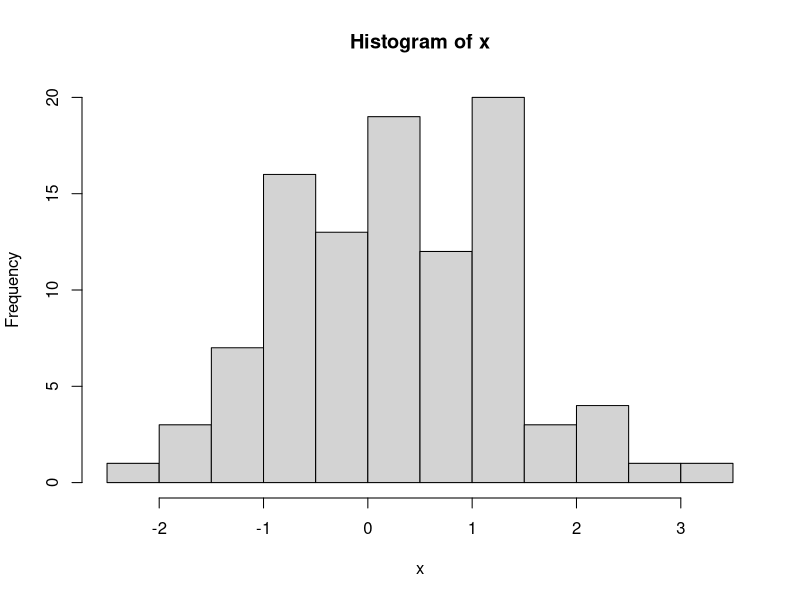
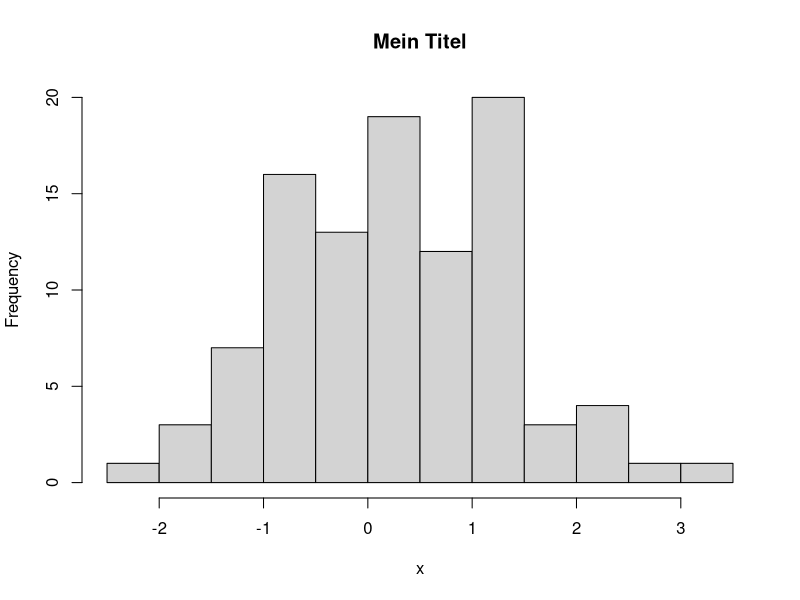
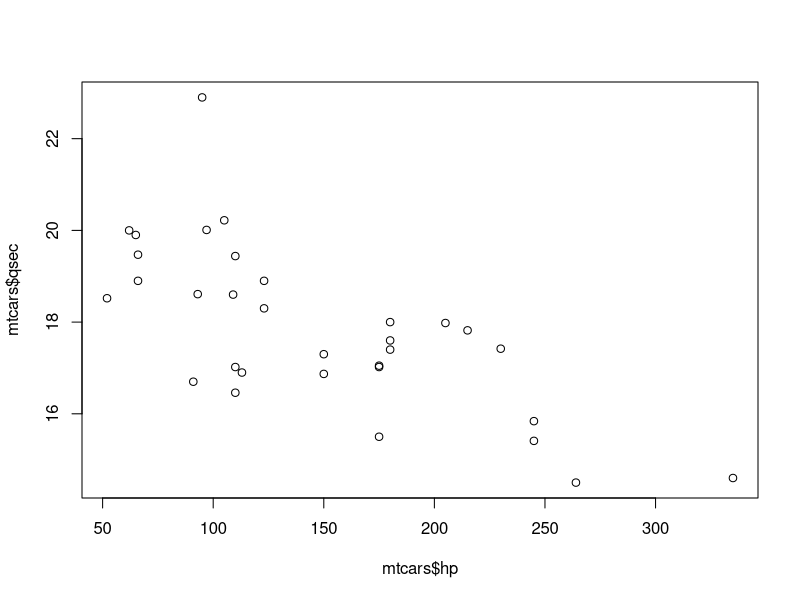
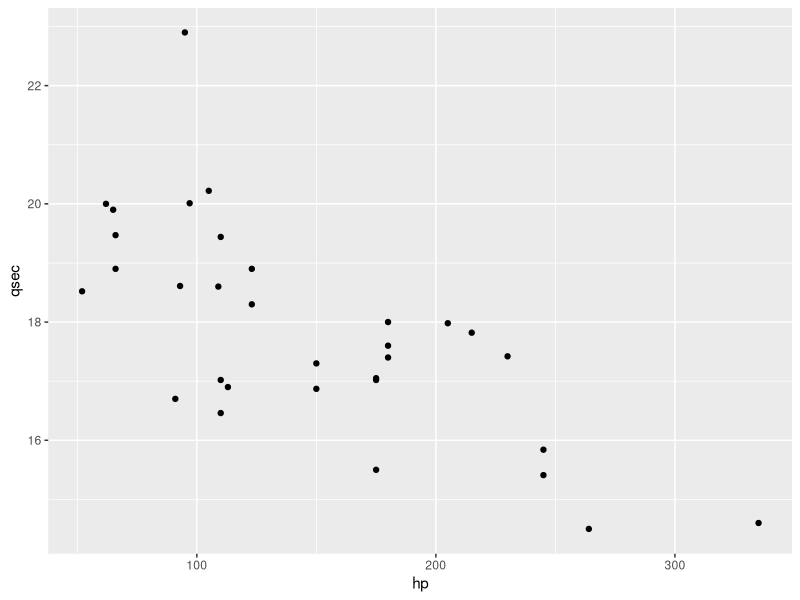
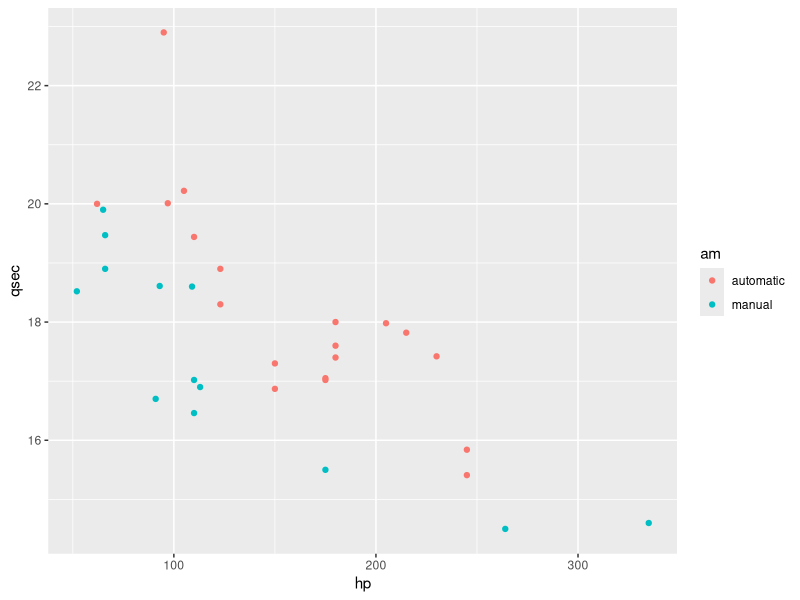
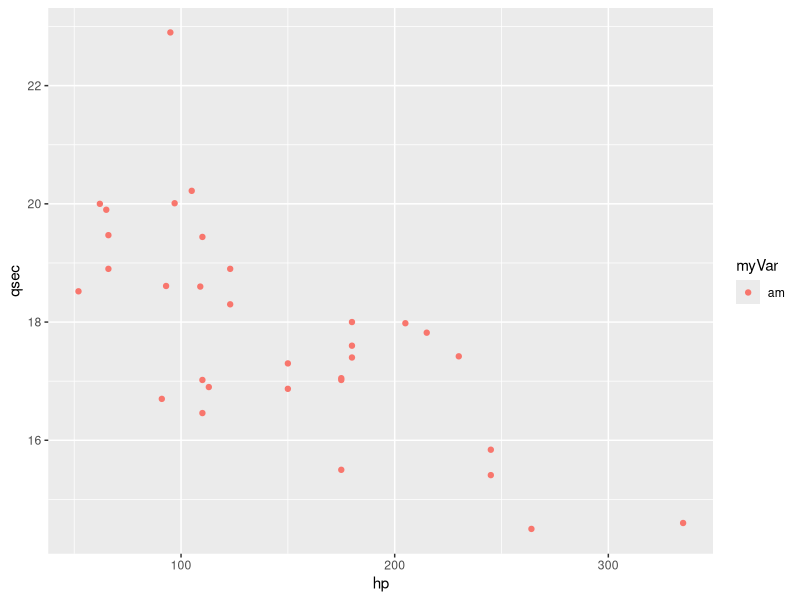
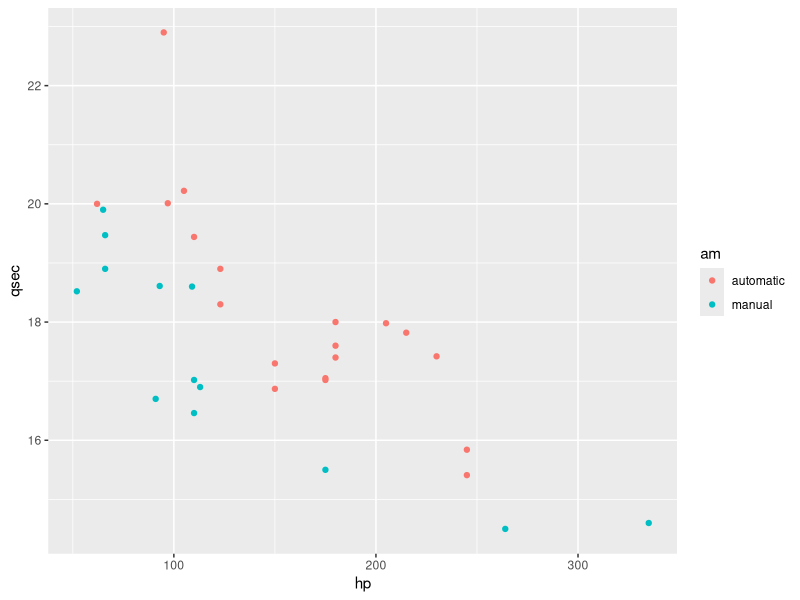
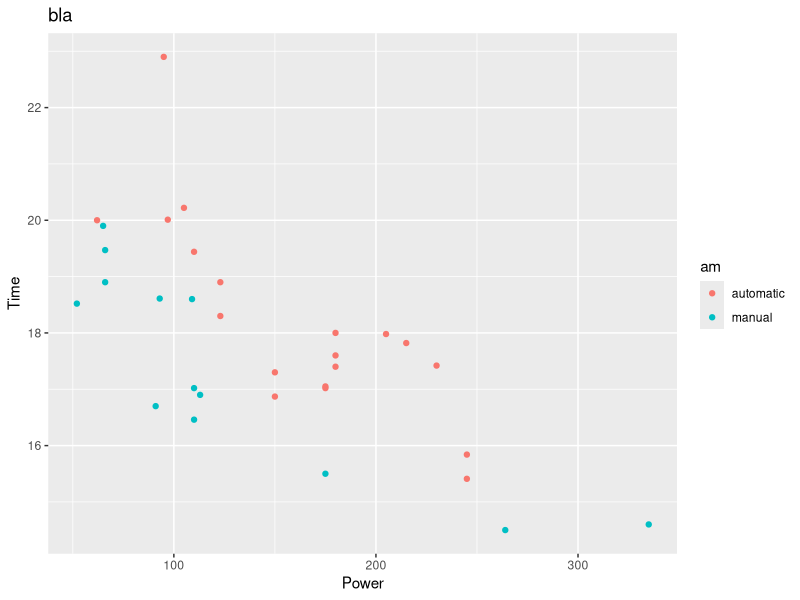

These figures' R source, in order:
## ---- chunk 1
knitr::opts_chunk$set(echo = TRUE)
## ---- chunk 2
a1 <- 2
a2 <- "abc"
a3 <- TRUE
## ---- chunk 3
3+2
3*2
3^2
## ---- chunk 4
## Vector: Same data types
v <- c(1,2,3)

v # !!! automatic type conversion !!!

## generate vector
v <- c(21,22,23,24)
v <- 21:24 ## less typing
v <- seq(from=21,to=24,by=1)

## select by position
v[2]
v[-2]
v[1:3]
v[c(1,4)]

## select by value
v == 22
v[v==22]
v<=22
v[v<=22]
v %in% c(21,24)
v[v %in% c(21,24)]

## list: different data types
l <- list(a="a", b=1, c=FALSE)
l
l$a
l$b
## ---- chunk 5
## Matrix
1:9
m <- matrix(1:9, ncol = 3, nrow = 3)
m ## wrapped around col by col
m[1,2]
m[1:2, 1:2]
m[1,]
m[,1]

## data frame
head(mtcars)
dim(mtcars)
nrow(mtcars)
ncol(mtcars)
str(mtcars)
?mtcars
mtcars$hp

dat <- mtcars
dat$cyl <- as.factor(dat$cyl)
dat$am <- factor(dat$am, levels = c(0,1), labels = c("automatic", "manual"))
summary(dat$cyl)
dat[dat$cyl == "4",]
## ---- chunk 6
cat("abc")
paste("abc", "def")
x <- "def"
paste("abc", x)
## ---- chunk 7
# simple plot
x <- rnorm(100)
hist(x)
hist(x, main = "Mein Titel")
plot(mtcars$hp, mtcars$qsec)

## ggplot2
head(dat) ## mtcars

#To install:
#install.packages("ggplot2")

library(ggplot2)
ggplot(data = dat, aes(x=hp, y=qsec)) + geom_point()
ggplot(data = dat, aes(x=hp, y=qsec)) + geom_point() + aes(color = am)

## color by group
myVar <- "am"
ggplot(data = dat, aes(x=hp, y=qsec)) + geom_point() + aes(color = myVar)
ggplot(data = dat, aes(x=hp, y=qsec)) + geom_point() + aes_string(color = myVar)

## add labels
ggplot(data = dat, aes(x=hp, y=qsec)) + geom_point() + aes_string(color = myVar) + labs(x="Power", y="Time",title="bla")
